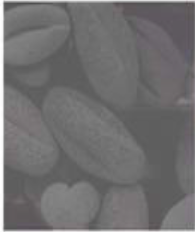
#> input picture EXP-7/image1.png, 195 x 232 px, found by its file name
$ python OPE-7.py
#> lines starting #> are read from the running program, lines starting #| are printed output that depends on the picture
import cv2
import numpy as np
import matplotlib.pyplot as plt

image_paths = [
    '/home/saloni/DSIP/EXP-7/image1.png',
    '/home/saloni/DSIP/EXP-7/image2.png',
    '/home/saloni/DSIP/EXP-7/image3.png',
    '/home/saloni/DSIP/EXP-7/image4.png',
    '/home/saloni/DSIP/EXP-7/image5.png'
]


images = []

for path in image_paths:

    image = cv2.imread(path, cv2.IMREAD_GRAYSCALE)
#> image: shape (232, 195); min 78, max 255, mean 111.5

    if image is None:
        print("Image not found:", path)
        exit()

    images.append(image)


def show_images(threshold_val, gamma_val):

    plt.figure(figsize=(20, 8))

    for i in range(5):

        src_image = images[i]


        negative_image = 255 - src_image

        _, thresholded_image = cv2.threshold(
            src_image,
            threshold_val,
            255,
            cv2.THRESH_BINARY
        )

        table = np.array([
            ((j / 255.0) ** gamma_val) * 255
            for j in np.arange(0, 256)
        ]).astype("uint8")

        gamma_image = cv2.LUT(
            src_image,
            table
        )


        # We display the original image here.
        # Change "src_image" to negative_image,
        # thresholded_image or gamma_image if required.

        plt.subplot(1, 5, i + 1)

        plt.imshow(
            src_image,
            cmap='gray',
            vmin=0,
            vmax=255
        )

        plt.title(
            f"Image {i + 1}",
            fontweight='bold'
        )

        plt.axis('off')


    plt.suptitle(
        f"All 5 Images | Threshold = {threshold_val} | Gamma = {gamma_val}",
        fontsize=16,
        fontweight='bold'
    )

    plt.tight_layout()
    plt.show()


values = [
    (50, 0.5),
    (100, 0.5),
    (128,0.8),
    (150, 0.5),
    (165, 0.5),
    (200, 0.5),

    (165, 0.8),
    (165, 1.0),
    (165, 1.5),
    (165, 2.0)
]
#> values = [(50, 0.5), (100, 0.5), (128, 0.8), (150, 0.5), (165, 0.5), (200, 0.5), (165, 0.8), (165, 1), (165, 1.5), (165, 2)]


for threshold_val, gamma_val in values:

    print(
        f"Threshold = {threshold_val}, "
        f"Gamma = {gamma_val}"
    )

    show_images(
        threshold_val,
        gamma_val
    )
#> this loop made 10 passes
#| Threshold = 50, Gamma = 0.5
#| Threshold = 100, Gamma = 0.5
#| Threshold = 128, Gamma = 0.8
#| Threshold = 150, Gamma = 0.5
#| Threshold = 165, Gamma = 0.5
#| Threshold = 200, Gamma = 0.5
#| Threshold = 165, Gamma = 0.8
#| Threshold = 165, Gamma = 1.0
#> (further printed lines are left out)
#> pass 1, in show_images, `plt.show()`:
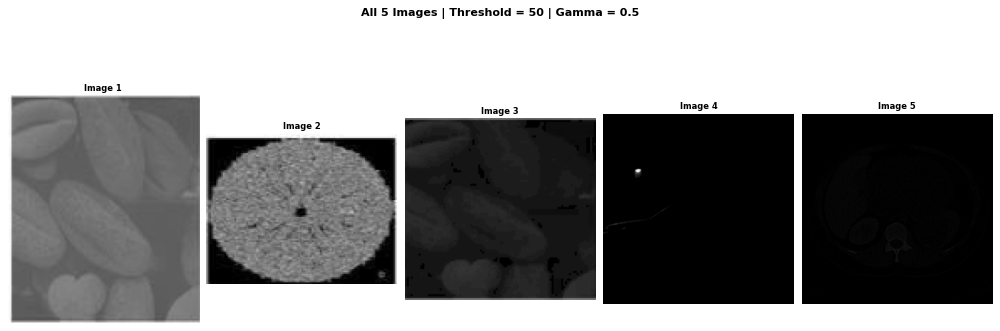
#> figure drawn by matplotlib, 5 panels
